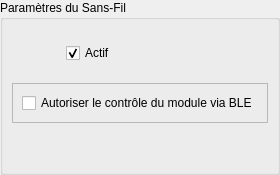
        <widget class="QWidget" name="pgBLE">
         <layout class="QVBoxLayout" name="verticalLayout_23">
          <property name="spacing">
           <number>0</number>
          </property>
          <property name="leftMargin">
           <number>0</number>
          </property>
          <property name="topMargin">
           <number>0</number>
          </property>
          <property name="rightMargin">
           <number>0</number>
          </property>
          <property name="bottomMargin">
           <number>0</number>
          </property>
          <item>
           <widget class="QGroupBox" name="grpBLE">
            <property name="title">
             <string>Paramètres du Sans-Fil</string>
            </property>
            <layout class="QVBoxLayout" name="verticalLayout_24">
             <item>
              <layout class="QHBoxLayout" name="horizontalLayout_12">
               <item>
                <widget class="QLabel" name="lblBLE">
                 <property name="sizePolicy">
                  <sizepolicy hsizetype="Fixed" vsizetype="Fixed">
                   <horstretch>0</horstretch>
                   <verstretch>0</verstretch>
                  </sizepolicy>
                 </property>
                 <property name="minimumSize">
                  <size>
                   <width>48</width>
                   <height>48</height>
                  </size>
                 </property>
                 <property name="maximumSize">
                  <size>
                   <width>48</width>
                   <height>48</height>
                  </size>
                 </property>
                 <property name="text">
                  <string/>
                 </property>
                 <property name="pixmap">
                  <pixmap resource="wimustudio2.qrc">:/icons/images/ble.png</pixmap>
                 </property>
                 <property name="scaledContents">
                  <bool>true</bool>
                 </property>
                </widget>
               </item>
               <item>
                <widget class="QCheckBox" name="chkBLE">
                 <property name="cursor">
                  <cursorShape>PointingHandCursor</cursorShape>
                 </property>
                 <property name="text">
                  <string>Actif</string>
                 </property>
                 <property name="checked">
                  <bool>true</bool>
                 </property>
                </widget>
               </item>
              </layout>
             </item>
             <item>
              <widget class="QFrame" name="frameBLE">
               <property name="frameShape">
                <enum>QFrame::StyledPanel</enum>
               </property>
               <property name="frameShadow">
                <enum>QFrame::Raised</enum>
               </property>
               <layout class="QVBoxLayout" name="verticalLayout_25">
                <item>
                 <widget class="QCheckBox" name="chkBLEControl">
                  <property name="cursor">
                   <cursorShape>PointingHandCursor</cursorShape>
                  </property>
                  <property name="text">
                   <string>Autoriser le contrôle du module via BLE</string>
                  </property>
                 </widget>
                </item>
               </layout>
              </widget>
             </item>
             <item>
              <spacer name="verticalSpacer_9">
               <property name="orientation">
                <enum>Qt::Vertical</enum>
               </property>
               <property name="sizeHint" stdset="0">
                <size>
                 <width>20</width>
                 <height>40</height>
                </size>
               </property>
              </spacer>
             </item>
            </layout>
           </widget>
          </item>
         </layout>
        </widget>
